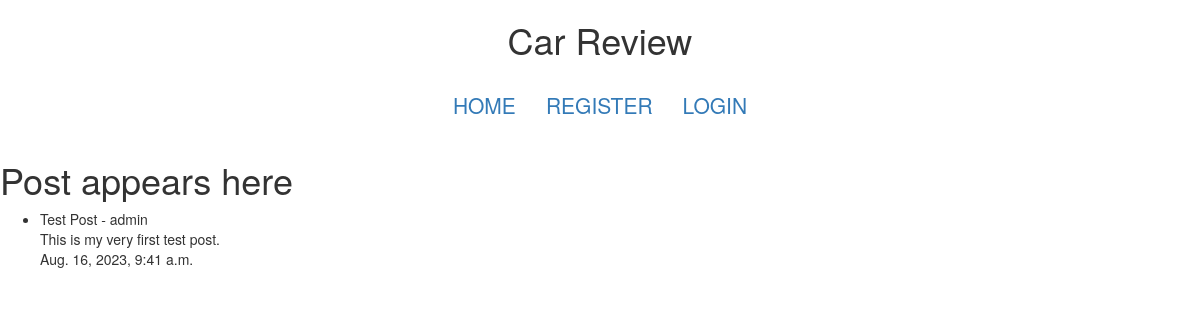
Before: / with the older database file.
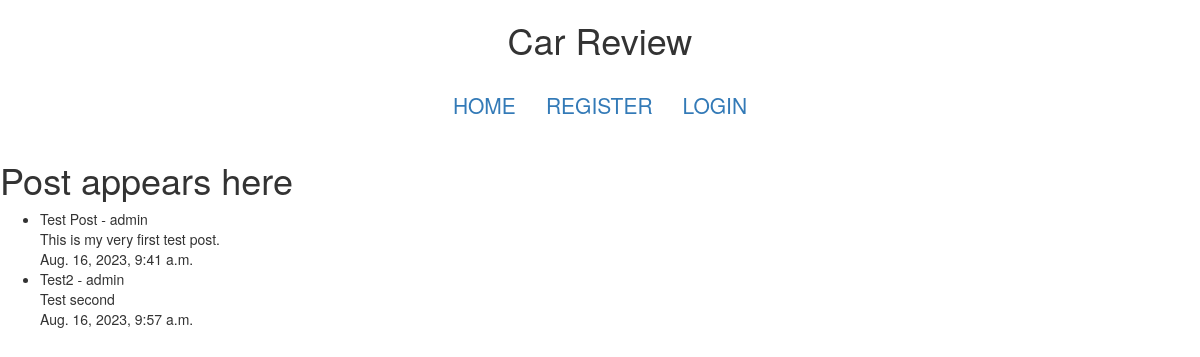
After: the same page with the newer database file.
### blog/models.py (models this page shows, shortened)
class Post(models.Model):
    title = models.CharField(max_length=200, unique=True)
    slug = models.SlugField(max_length=200, unique=True)
    author = models.ForeignKey(User, on_delete=models.CASCADE, related_name='blog_posts')
    created_on = models.DateTimeField(auto_now_add=True)
    updated_on = models.DateTimeField(auto_now_add=True)
    content = models.TextField()
    status = models.IntegerField(choices=STATUS, default=0)

### blog/views.py (the view)
# urls.py: path('', view.as_view(), name='home'),
class view(ListView):
    model = Post
    template_name = 'index.html'

### templates/index.html (shortened to what this page needs)
{% load static %}
<!DOCTYPE html>
<html lang="en">
<head>
    <link rel="stylesheet" href="https://maxcdn.bootstrapcdn.com/bootstrap/3.4.1/css/bootstrap.min.css">
    <link rel="stylesheet" href="{% static 'css/style.css' %}">
</head>
<body>
    <header>
        <nav>
            <h1 class="text-center text">Car Review</h1>
            <ul class="nav">
                <li>
                    <a href="{% url 'home' %}">Home</a>
                </li>
                <li>
                    <a href="">Register</a>
                </li>
                <li>
                    <a href="">Login</a>
                </li>
            </ul>
        </nav>
    </header>
    <h1>Post appears here</h1>
    <ul>
    {% for post in object_list %}
        <li>{{ post.title }} - {{ post.author }}<br/> {{ post.content }}<br/> {{ post.created_on }}</li>
    {% endfor %}
    </ul>
</body>
</html>

### static/css/style.css (style rules this page uses)
body { background: white; }
.nav { font-size: 1.5em; list-style: none; display: flex; justify-content: center; padding: 10px; text-transform: uppercase; color: gray; }

Changed rows visible on the page:
added Post: title "Test2", author "admin", content "Test second", created_on "Aug. 16, 2023, 9:57 a.m."
